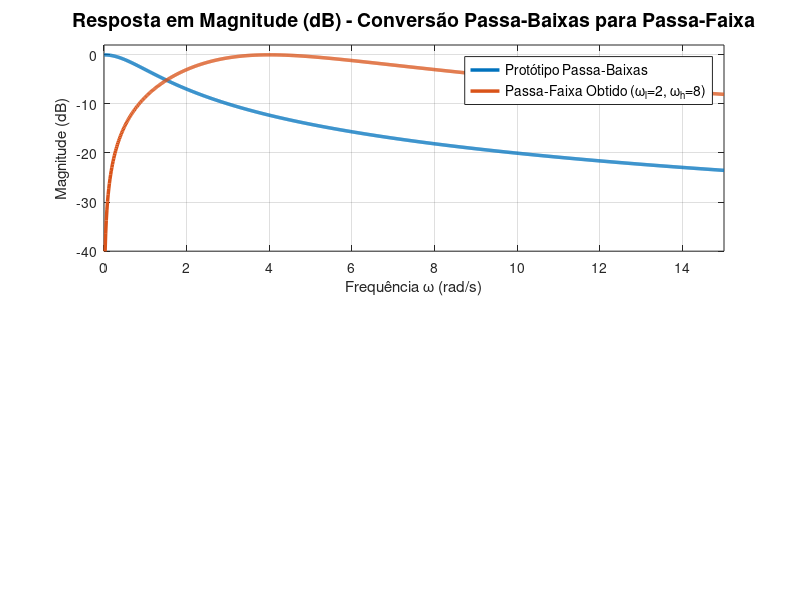

Write MATLAB code to recreate this figure. (Note: this script raises an error after producing the figure.)
clc; clear all; close all;

% Frequency vector
w = linspace(0.01, 15, 1000);

% Cutoff frequencies
wl = 2;
wh = 8;
W = wh - wl;
w0 = sqrt(wl * wh);

% Frequency response of prototype lowpass G(s) = 1 / (s + 1)
glp = 1 ./ (1j * w + 1);

% Frequency response of bandpass H(s) = sW / (s^2 + sW + w0^2)
s = 1j * w;
gbp = (s * W) ./ (s.^2 + s * W + w0^2);

% Plotting
fig = figure('Position', [100, 100, 800, 600]);

% Magnitude Plot (dB)
subplot(2,1,1);
plot(w, 20*log10(abs(glp)), 'LineWidth', 2.5, 'Color', [0, 0.4470, 0.7410]); hold on;
plot(w, 20*log10(abs(gbp)), 'LineWidth', 2.5, 'Color', [0.8500, 0.3250, 0.0980]);
grid on;
title('Resposta em Magnitude (dB) - Conversão Passa-Baixas para Passa-Faixa', 'FontSize', 14);
ylabel('Magnitude (dB)', 'FontSize', 11);
xlabel('Frequência \omega (rad/s)', 'FontSize', 11);
legend('Protótipo Passa-Baixas', 'Passa-Faixa Obtido (\omega_l=2, \omega_h=8)', 'FontSize', 10);
ylim([-40, 2]);
xlim([0, 15]);

% Cutoff frequency indicators (at -3 dB) with HandleVisibility off
y_cut = -3;
yline(y_cut, '--k', 'Limiar de -3 dB', 'LabelHorizontalAlignment', 'left', 'FontSize', 9, 'HandleVisibility', 'off');
plot([wl, wl], [-40, y_cut], ':k', 'LineWidth', 1.2, 'HandleVisibility', 'off');
plot([wh, wh], [-40, y_cut], ':k', 'LineWidth', 1.2, 'HandleVisibility', 'off');
plot([w0, w0], [-40, 0], '--r', 'LineWidth', 1.2, 'HandleVisibility', 'off');
plot(wl, y_cut, 'o', 'MarkerFaceColor', 'r', 'MarkerSize', 6, 'HandleVisibility', 'off');
plot(wh, y_cut, 'o', 'MarkerFaceColor', 'r', 'MarkerSize', 6, 'HandleVisibility', 'off');
text(w0, -15, '\omega_0 = 4 rad/s', 'HorizontalAlignment', 'left', 'Color', 'r', 'FontSize', 10);
text(wl, -35, '\omega_l = 2', 'HorizontalAlignment', 'center', 'FontSize', 10);
text(wh, -35, '\omega_h = 8', 'HorizontalAlignment', 'center', 'FontSize', 10);

% Phase Plot (Degrees)
subplot(2,1,2);
plot(w, (180/pi)*angle(glp), 'LineWidth', 2.5, 'Color', [0, 0.4470, 0.7410]); hold on;
plot(w, (180/pi)*angle(gbp), 'LineWidth', 2.5, 'Color', [0.8500, 0.3250, 0.0980]);
grid on;
title('Resposta de Fase', 'FontSize', 14);
ylabel('Fase (graus)', 'FontSize', 11);
xlabel('Frequência \omega (rad/s)', 'FontSize', 11);
legend('Protótipo Passa-Baixas', 'Passa-Faixa Obtido', 'FontSize', 10);
ylim([-95, 95]);
xlim([0, 15]);

% Phase indicators at cutoff frequencies with HandleVisibility off
plot([wl, wl], [-95, 45], ':k', 'LineWidth', 1.2, 'HandleVisibility', 'off');
plot([wh, wh], [-95, -45], ':k', 'LineWidth', 1.2, 'HandleVisibility', 'off');
plot([w0, w0], [-95, 0], '--r', 'LineWidth', 1.2, 'HandleVisibility', 'off');
plot(wl, 45, 'o', 'MarkerFaceColor', 'r', 'MarkerSize', 6, 'HandleVisibility', 'off');
plot(wh, -45, 'o', 'MarkerFaceColor', 'r', 'MarkerSize', 6, 'HandleVisibility', 'off');
plot(w0, 0, 'o', 'MarkerFaceColor', 'r', 'MarkerSize', 6, 'HandleVisibility', 'off');

saveas(fig, '../../images/resposta_filtro_passa_faixa.png');
close(fig);
